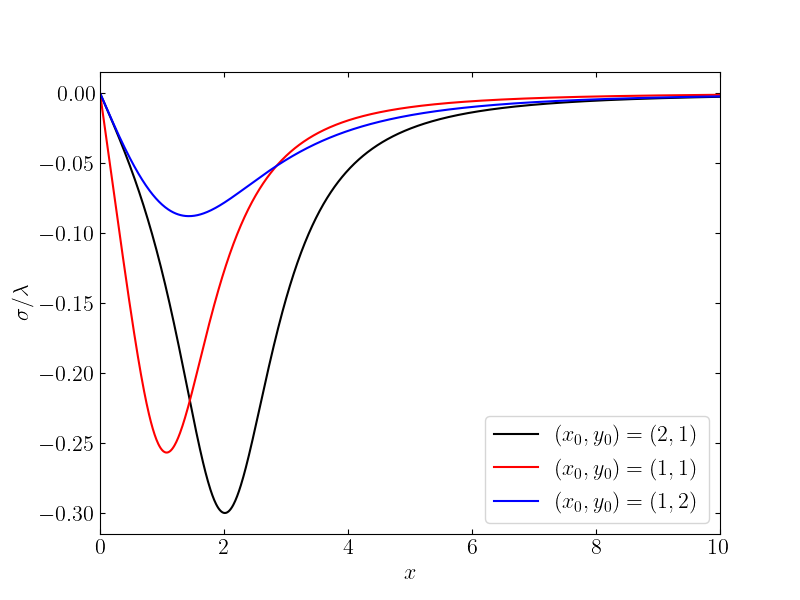

Reproduce this figure in Python.
import matplotlib.pyplot as plt
import ptrace as pt
import numpy as np


def s(x, x0, y0):
    return (1 / 2 / np.pi) * (
        - y0 / ((x - x0) ** 2 + y0 ** 2)
        + y0 / ((x + x0) ** 2 + y0 ** 2)
        - y0 / ((x - x0) ** 2 + y0 ** 2)
        + y0 / ((x + x0) ** 2 + y0 ** 2)
    )


x = np.linspace(0, 10, 1000)


pt.mpl(tex=True)

fig, ax = plt.subplots(1, 1, figsize=(8, 6))

ax.plot(x, s(x, 2, 1), "-k", label="$(x_0,y_0)=(2,1)$")
ax.plot(x, s(x, 1, 1), "-r", label="$(x_0,y_0)=(1,1)$")
ax.plot(x, s(x, 1, 2), "-b", label="$(x_0,y_0)=(1,2)$")

ax.set_xlim(x.min(), x.max())
ax.set_xlabel("$x$")
ax.set_ylabel("$\sigma/\lambda$")
ax.tick_params(**pt.params)

ax.legend()


fig.savefig("p3.png")

